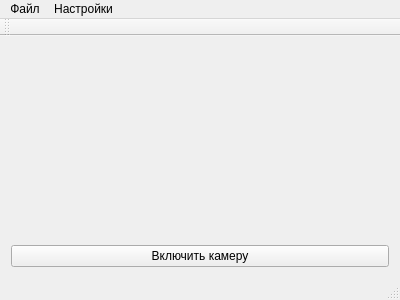
<?xml version="1.0" encoding="UTF-8"?>
<ui version="4.0">
 <class>MainWindow</class>
 <widget class="QMainWindow" name="MainWindow">
  <property name="geometry">
   <rect>
    <x>0</x>
    <y>0</y>
    <width>400</width>
    <height>300</height>
   </rect>
  </property>
  <property name="windowTitle">
   <string>MainWindow</string>
  </property>
  <widget class="QWidget" name="centralWidget">
   <layout class="QVBoxLayout" name="verticalLayout">
    <item>
     <widget class="QCameraViewfinder" name="viewFinder" native="true"/>
    </item>
    <item>
     <widget class="QPushButton" name="ButtonCameraToggle">
      <property name="text">
       <string>Включить камеру</string>
      </property>
     </widget>
    </item>
   </layout>
  </widget>
  <widget class="QMenuBar" name="menuBar">
   <property name="geometry">
    <rect>
     <x>0</x>
     <y>0</y>
     <width>400</width>
     <height>21</height>
    </rect>
   </property>
   <widget class="QMenu" name="menuFile">
    <property name="title">
     <string>Файл</string>
    </property>
   </widget>
   <widget class="QMenu" name="menuSettings">
    <property name="title">
     <string>Настройки</string>
    </property>
    <widget class="QMenu" name="MenuSelectCamera">
     <property name="title">
      <string>Камеры</string>
     </property>
    </widget>
    <addaction name="MenuSelectCamera"/>
   </widget>
   <addaction name="menuFile"/>
   <addaction name="menuSettings"/>
  </widget>
  <widget class="QToolBar" name="mainToolBar">
   <attribute name="toolBarArea">
    <enum>TopToolBarArea</enum>
   </attribute>
   <attribute name="toolBarBreak">
    <bool>false</bool>
   </attribute>
  </widget>
  <widget class="QStatusBar" name="statusBar"/>
  <action name="action1234">
   <property name="text">
    <string>1234</string>
   </property>
  </action>
 </widget>
 <layoutdefault spacing="6" margin="11"/>
 <customwidgets>
  <customwidget>
   <class>QCameraViewfinder</class>
   <extends>QWidget</extends>
   <header>qcameraviewfinder.h</header>
   <container>1</container>
  </customwidget>
 </customwidgets>
 <resources/>
 <connections/>
</ui>
